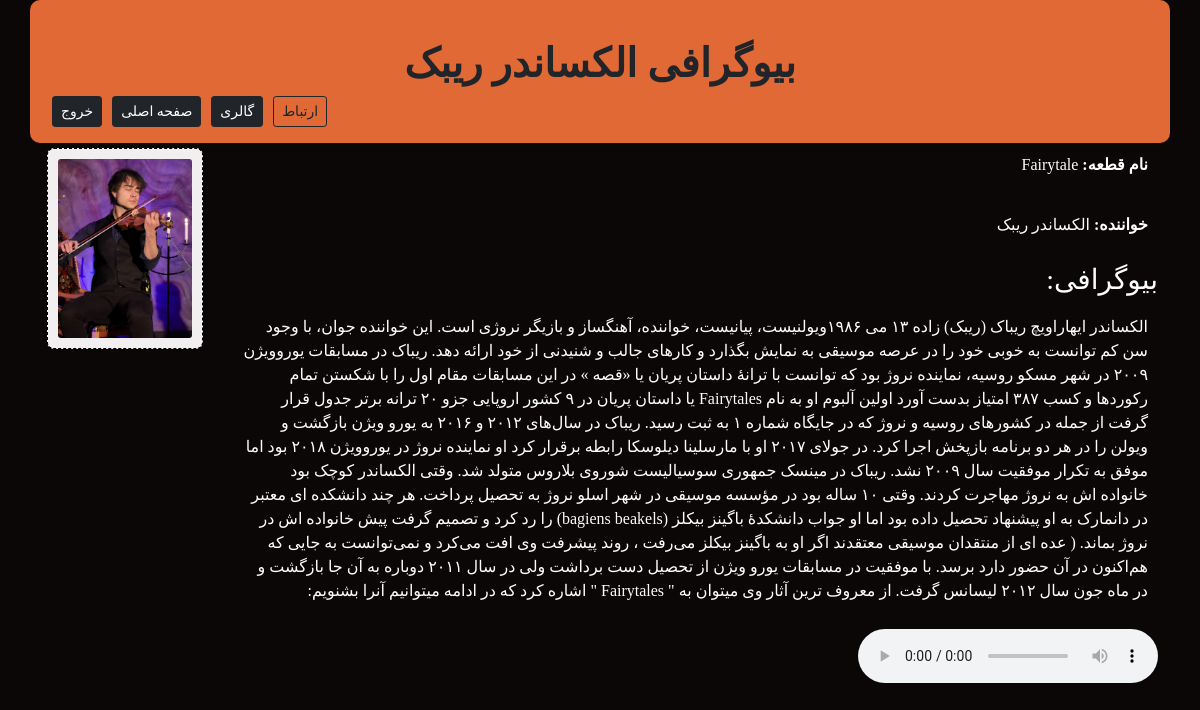
Screenshot of /detail/21 (signed in) with the database file from the repository.
### music/models.py (models this page shows, shortened)
class Music(models.Model):
    name=models.CharField(max_length=100)
    singer=models.CharField(max_length=100)
    biography=models.TextField()
    music=models.FileField(upload_to='music/', null=True)
    poster=models.ImageField(upload_to='poster/')

### music/views.py (the view)
# urls.py: path('detail/<int:music_id>', views.MusicDetailView),
@login_required
def MusicDetailView(request, music_id):
        music=Music.objects.get(pk=music_id)
        context={
            'musicdetail':music
        }
        return render(request, 'music/music_detail.html', context)

### music/templates/music/music_detail.html (shortened to what this page needs)
{% extends "music/_base.html" %}
{% block titlepage %}
    <b>بیوگرافی {{ musicdetail.singer }}</b>
{% endblock %}
{% block mainContent %}
    <div class="col-md-10">
        <p style="color: #fefdfd;"><b>نام قطعه: </b>{{musicdetail.name}}</p>
        <p style="color: #fefdfd;"><b>خواننده: </b>{{musicdetail.singer}}</p>
        <h3 style="color: #fefdfd;">بیوگرافی: </h3>
        <p style="color: #fefdfd;">{{musicdetail.biography}}</p>
    </div>
    <div class="col-md-2">
        <div class="imageBox" style="border-radius: 7px;">
            <img src="{{ musicdetail.poster.url }}" style="border-radius: 3px;">
        </div>
    </div>
    <div>
        <audio controls>
            <source src="{{ musicdetail.music.url }}" type="audio/mp3">
        </audio>
    </div>
{% endblock %}

### music/static/music/css/style.css (style rules this page uses)
body { font-family: 'Irancell' !important; }
p { padding: 10px; }
.imageBox { margin: 5px; background-color: #f1efef; text-align: center; font-size: 17px; border:1px dashed black; padding:10px }
.imageBox img { width: 100%; height: auto; }

### rows the page displays
Music: singer "الکساندر ریبک", name "Fairytale", biography "الکساندر ایهاراویچ ریباک (ریبک) زاده ۱۳ می ۱۹۸۶ویولنیست، پیانیست، خواننده، آهنگساز و بازیگر نروژی است. این خواننده جوان، با وجود سن کم توانست به خوبی خود را در عرصه موسیقی به نمایش بگذارد و کارهای جالب و شنیدنی از خود ارائه دهد. ریباک در مسابقات یوروویژن ۲۰۰۹ در شهر مسکو روسیه، نماینده نروژ بود که توانست با ترانهٔ داستان پریان یا «قصه » در این مسابقات مقام اول را با شکستن تمام رکوردها و کسب ۳۸۷ امتیاز بدست آورد اولین آلبوم او به نام Fairytales یا داستان پریان در ۹ کشور اروپایی جزو ۲۰ ترانه برتر جدول قرار گرفت از جمله در کشورهای روسیه و نروژ که در جایگاه شماره ۱ به ثبت رسید. ریباک در سال‌های ۲۰۱۲ و ۲۰۱۶ به یورو ویژن بازگشت و ویولن را در هر دو برنامه بازپخش اجرا کرد. در جولای ۲۰۱۷ او با…", poster (picture)
